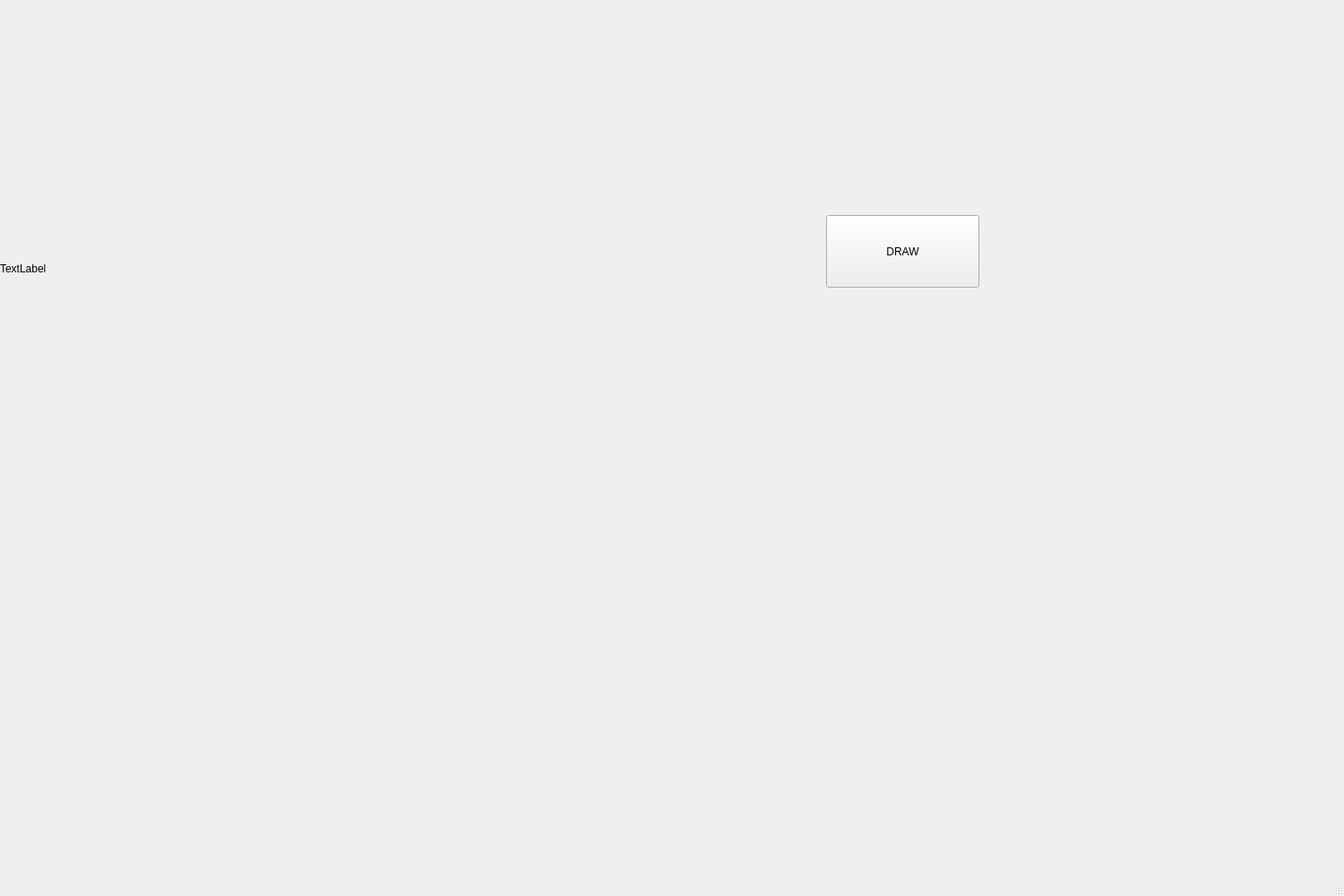
<?xml version="1.0" encoding="UTF-8"?>
<ui version="4.0">
 <class>MainWindow</class>
 <widget class="QMainWindow" name="MainWindow">
  <property name="geometry">
   <rect>
    <x>0</x>
    <y>0</y>
    <width>1500</width>
    <height>1000</height>
   </rect>
  </property>
  <property name="windowTitle">
   <string>MainWindow</string>
  </property>
  <widget class="QWidget" name="centralwidget">
   <widget class="QLabel" name="label">
    <property name="geometry">
     <rect>
      <x>0</x>
      <y>0</y>
      <width>600</width>
      <height>600</height>
     </rect>
    </property>
    <property name="text">
     <string>TextLabel</string>
    </property>
   </widget>
   <widget class="QPushButton" name="pushButton">
    <property name="geometry">
     <rect>
      <x>922</x>
      <y>240</y>
      <width>171</width>
      <height>81</height>
     </rect>
    </property>
    <property name="text">
     <string>DRAW</string>
    </property>
   </widget>
  </widget>
  <widget class="QMenuBar" name="menubar">
   <property name="geometry">
    <rect>
     <x>0</x>
     <y>0</y>
     <width>1500</width>
     <height>26</height>
    </rect>
   </property>
  </widget>
  <widget class="QStatusBar" name="statusbar"/>
 </widget>
 <resources/>
 <connections/>
</ui>
